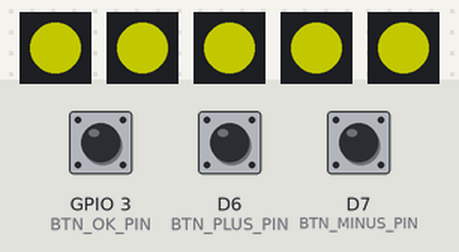
Bench run of a sketch on a simulated ESP8266 (NodeMCU). Parts: 5 × 1 RGB LEDs in strip order, left to right. The test bench sets the inputs (shaded band); at power-on: D6 (BTN_PLUS_PIN) HIGH, GPIO 3 (BTN_OK_PIN) HIGH, D7 (BTN_MINUS_PIN) HIGH. Dim RGB values are drawn brighter than linear.

Above: at 1.2 s.
1.3 s: D6 (BTN_PLUS_PIN) pulled LOW for 0.15 s
At 1.68 s:
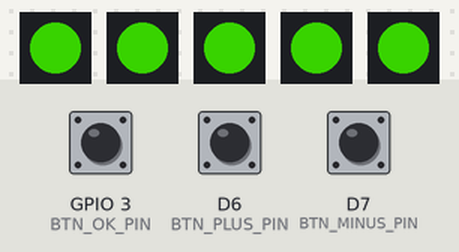
4.3 s: GPIO 3 (BTN_OK_PIN) pulled LOW for 0.15 s
At 5.5 s:
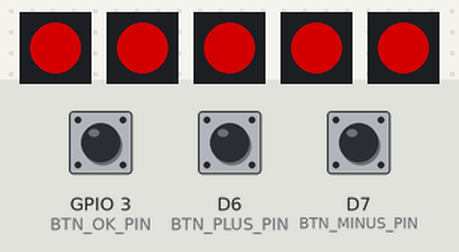
5.9 s: GPIO 3 (BTN_OK_PIN) pulled LOW for 1 s
At 6.7 s:
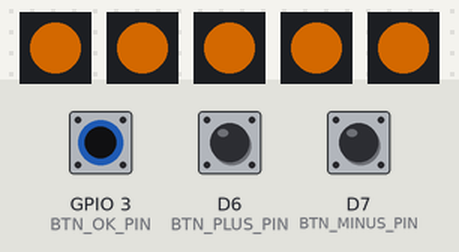
8.4 s: D7 (BTN_MINUS_PIN) pulled LOW for 0.15 s
At 8.9 s:
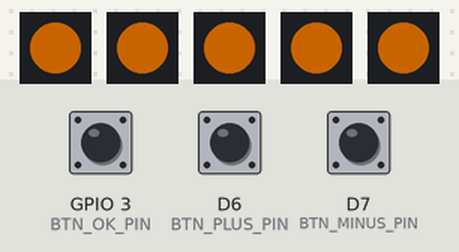
10.0 s: D7 (BTN_MINUS_PIN) pulled LOW for 1 s
At 11.0 s:
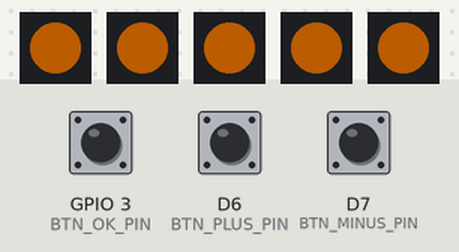
12.5 s: D6 (BTN_PLUS_PIN) pulled LOW for 1 s
At 13.2 s:
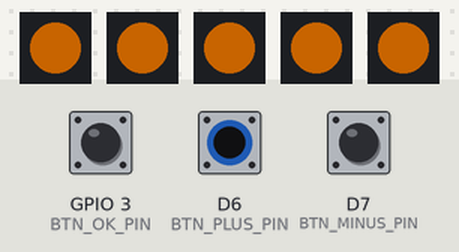
Timing chart, 0 to 15.5 s (numbered marks = the images above; inputs shaded):
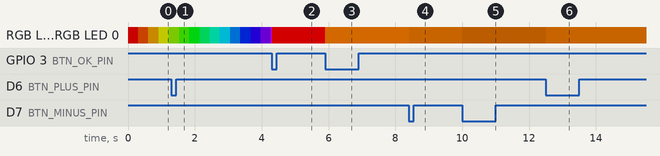

Measured:
- after the input at 5.9 s, RGB LED 0, RGB LED 0, RGB LED 0, RGB LED 0, RGB LED 0: RGB(125, 0, 0) → RGB(125, 62, 0) at once
- after the input at 8.4 s, RGB LED 0, RGB LED 0, RGB LED 0, RGB LED 0, RGB LED 0: RGB(125, 62, 0) → RGB(100, 50, 0) at once
- after the input at 10.0 s, RGB LED 0, RGB LED 0, RGB LED 0, RGB LED 0, RGB LED 0: RGB(100, 50, 0) → RGB(75, 37, 0) at once
- after the input at 12.5 s, RGB LED 0, RGB LED 0, RGB LED 0, RGB LED 0, RGB LED 0: RGB(75, 37, 0) → RGB(100, 50, 0) at once

The sketch:

ESP-LIGHT.ino
```cpp
#include <Adafruit_NeoPixel.h>

// Настройки светодиодов
#define LED_COUNT   1   // Количество LED на одном модуле
#define NUM_STRIPS  5   // Количество светодиодов
#define BRIGHTNESS  100 // Начальная яркость при включении

// Настройки яркости
#define BRIGHT_STEP 25  // Шаг изменения яркости за одно нажатие
#define BRIGHT_MIN  10  // Минимальная яркость
#define BRIGHT_MAX  255 // Максимальная яркость

// Пины для LED
const int ledPins[NUM_STRIPS] = {D1, D2, D3, D4, D5};

// Пины кнопок
#define BTN_OK_PIN    3    // RX
#define BTN_PLUS_PIN  D6   // D6
#define BTN_MINUS_PIN D7   // D7

Adafruit_NeoPixel strips[NUM_STRIPS] = {
  Adafruit_NeoPixel(LED_COUNT, ledPins[0], NEO_GRB + NEO_KHZ800),
  Adafruit_NeoPixel(LED_COUNT, ledPins[1], NEO_GRB + NEO_KHZ800),
  Adafruit_NeoPixel(LED_COUNT, ledPins[2], NEO_GRB + NEO_KHZ800),
  Adafruit_NeoPixel(LED_COUNT, ledPins[3], NEO_GRB + NEO_KHZ800),
  Adafruit_NeoPixel(LED_COUNT, ledPins[4], NEO_GRB + NEO_KHZ800)
};


enum Mode {
  MODE_RAINBOW,
  MODE_RED,
  MODE_ORANGE,
  MODE_YELLOW,
  MODE_GREEN,
  MODE_CYAN,
  MODE_BLUE,
  MODE_PURPLE,
  MODE_STROBE,
  MODE_COUNT
};

Mode currentMode = MODE_RAINBOW;
int currentBrightness = BRIGHTNESS;
float rainbowHue = 0;

const uint32_t colors[] = {
  0,
  0xFF0000,
  0xFF7F00,
  0xFFFF00,
  0x00FF00,
  0x00FFFF,
  0x0000FF,
  0xFF00FF,
  0
};

unsigned long tOk = 0, tPlus = 0, tMinus = 0;

const unsigned long debounce = 200;

bool okPressed = false, plusPressed = false, minusPressed = false;

void setup() {
  pinMode(BTN_OK_PIN, INPUT_PULLUP);
  pinMode(BTN_PLUS_PIN, INPUT_PULLUP);
  pinMode(BTN_MINUS_PIN, INPUT_PULLUP);

  for (int i = 0; i < NUM_STRIPS; i++) {
    strips[i].begin();                    // Запуск ленты
    strips[i].setBrightness(currentBrightness); // Установка начальной яркости
    strips[i].show();                     // Выключить все LED (чёрный цвет)
  }
}

void loop() {
  unsigned long now = millis();

  if (digitalRead(BTN_OK_PIN) == LOW) {
    if (!okPressed && (now - tOk > debounce)) {
      okPressed = true;
      tOk = now;

      currentMode = (Mode)((currentMode + 1) % MODE_COUNT);

      if (currentMode == MODE_RAINBOW) rainbowHue = 0;
    }
  } else {
    okPressed = false;
  }

  if (digitalRead(BTN_PLUS_PIN) == LOW) {
    if (!plusPressed && (now - tPlus > debounce)) {
      plusPressed = true;
      tPlus = now;

      currentBrightness += BRIGHT_STEP;
      if (currentBrightness > BRIGHT_MAX) currentBrightness = BRIGHT_MAX;

      setBrightnessAll(currentBrightness);
    }
  } else {
    plusPressed = false;
  }

  if (digitalRead(BTN_MINUS_PIN) == LOW) {
    if (!minusPressed && (now - tMinus > debounce)) {
      minusPressed = true;
      tMinus = now;

      currentBrightness -= BRIGHT_STEP;
      if (currentBrightness < BRIGHT_MIN) currentBrightness = BRIGHT_MIN;

      setBrightnessAll(currentBrightness);
    }
  } else {
    minusPressed = false;
  }

  switch (currentMode) {
    case MODE_RAINBOW:
      smoothRainbow(10);
      break;

    case MODE_STROBE:
      strobeEffect();
      break;

    default:
      fillAll(colors[currentMode]);
      delay(10);
      break;
  }
}

void smoothRainbow(int speedDelay) {
  uint32_t c = HSVtoRGB(rainbowHue, 1.0, 1.0);

  fillAll(c);

  rainbowHue += 0.002;
  if (rainbowHue >= 1.0) rainbowHue = 0;

  delay(speedDelay);
}

void strobeEffect() {
  fillAll(0xFF0000);
  delay(80);
  fillAll(0x000000);
  delay(80);
  fillAll(0x0000FF);
  delay(80);
  fillAll(0x000000);
  delay(80);
}

void fillAll(uint32_t c) {
  for (int s = 0; s < NUM_STRIPS; s++) {
    for (int p = 0; p < LED_COUNT; p++) {
      strips[s].setPixelColor(p, c);
    }
    strips[s].show();
  }
}

void setBrightnessAll(int brightness) {
  for (int i = 0; i < NUM_STRIPS; i++) {
    strips[i].setBrightness(brightness);
  }

  if (currentMode != MODE_RAINBOW) {
    fillAll(colors[currentMode]);
  }
}

uint32_t HSVtoRGB(float h, float s, float v) {
  int i = floor(h * 6);
  float f = h * 6 - i;
  float p = v * (1 - s);
  float q = v * (1 - f * s);
  float t = v * (1 - (1 - f) * s);

  float r, g, b;
  switch (i % 6) {
    case 0: r = v; g = t; b = p; break;
    case 1: r = q; g = v; b = p; break;
    case 2: r = p; g = v; b = t; break;
    case 3: r = p; g = q; b = v; break;
    case 4: r = t; g = p; b = v; break;
    case 5: r = v; g = p; b = q; break;
    default: r = g = b = 0; break;
  }

  return strips[0].Color(r * 255, g * 255, b * 255);
}
```
